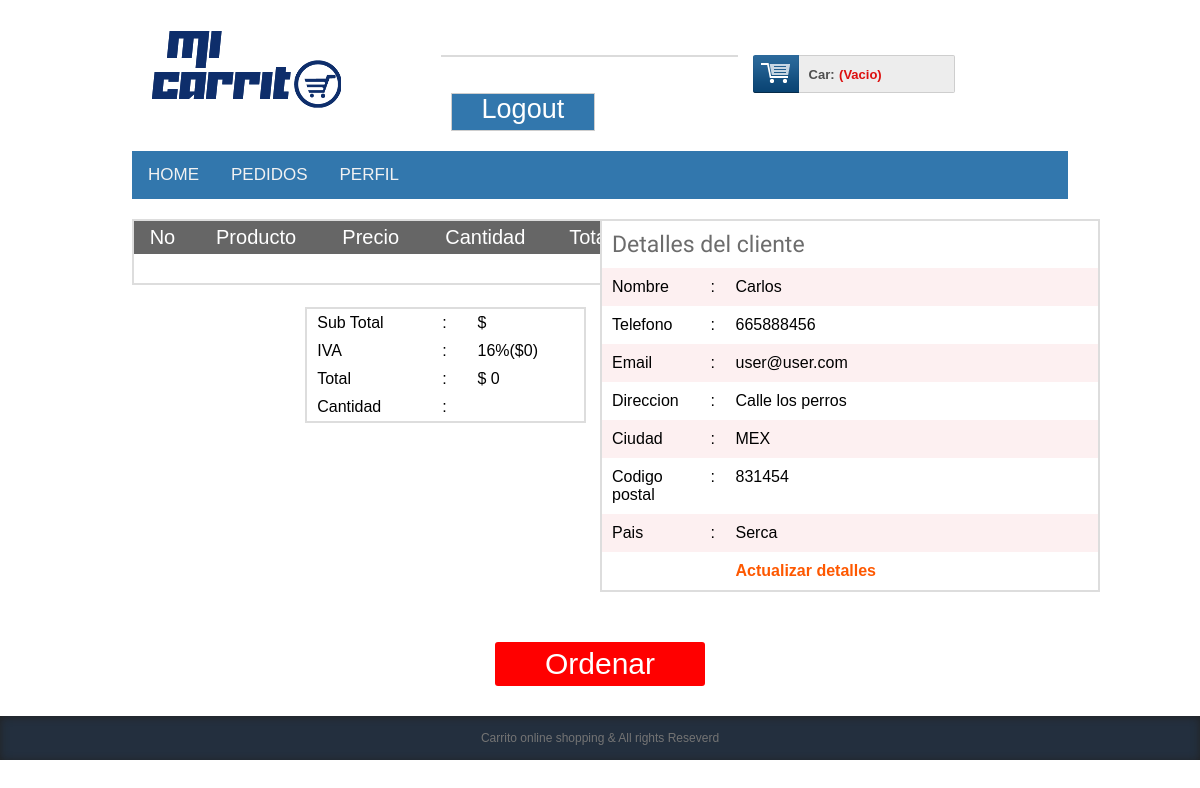
The app's page /paymentoffline.php (signed in) with its own data.
### tables this page shows
CREATE TABLE IF NOT EXISTS `tbl_customer` (
  `id` int NOT NULL AUTO_INCREMENT,
  `name` varchar(255) NOT NULL,
  `address` text NOT NULL,
  `city` varchar(30) NOT NULL,
  `country` varchar(30) NOT NULL,
  `zip` varchar(30) NOT NULL,
  `phone` varchar(30) NOT NULL,
  `email` varchar(255) NOT NULL,
  `pass` varchar(32) NOT NULL,
  PRIMARY KEY (`id`)
);

### classess/Customer.php (called while the page is built, shortened)
<?php
$filepath = realpath(dirname(__FILE__));
include_once ($filepath.'/../lib/Database.php');
?>
<?php
class Customer{
private $db;
	public function __construct()
	{
		$this->db = new Database();
	}
public function getCustomerData($id){
	$query = "SELECT * FROM tbl_customer WHERE id = '$id'";
		$result = $this->db->select($query);
		return $result;
}
}
?>

### lib/Database.php (called while the page is built, shortened)
<?php
Class Database{
 public $host   = DB_HOST;
 public $user   = DB_USER;
 public $pass   = DB_PASS;
 public $dbname = DB_NAME;
 public $link;
private function connectDB(){
 $this->link = new mysqli($this->host, $this->user, $this->pass,
  $this->dbname);
 }
public function select($query){
  $result = $this->link->query($query) or
   die($this->link->error.__LINE__);
  if($result->num_rows > 0){
    return $result;
  } else {
    return false;
  }
 }
}

### lib/Session.php (called while the page is built, shortened)
<?php
class Session{
 public static function get($key){
  if (isset($_SESSION[$key])) {
   return $_SESSION[$key];
  } else {
   return false;
  }
 }
}
?>

### paymentoffline.php (the view, shortened to what this page needs)
<?php include 'inc/header.php';?>
 <div class="main">
    <div class="content">
    	<div class="section group">
    	<div class="division">
            <table class="tblone">
                            <tr>
                                <th>No</th>
                                <th>Producto</th>
                                <th>Precio</th>
                                <th>Cantidad</th>
                                <th>Total</th>
                            </tr>
                            <tr>
                        </table>
                        <table class="tbltwo">
                            <tr>
                                <td>Sub Total</td>
                                <td>:</td>
                                <td>$ <?php echo $sum; ?></td>
                            </tr>
                            <tr>
                                <td>IVA</td>
                                <td>:</td>
                                <td>16%($<?php echo $vat = $sum * 0.16; ?>)</td>
                            </tr>
                            <tr>
                                <td>Total</td>
                                <td>:</td>
                                <td>$
                                    <?php
                                    $vat = $sum * 0.16;
                                    $gtotal = $sum + $vat;
                                    echo $gtotal;
                                     ?>
                                </td>
                            </tr>
                             <tr>
                                <td>Cantidad</td>
                                <td>:</td>
                                <td><?php echo $qty; ?></td>
                            </tr>
                       </table>
        </div>
        <div class="division">
            <?php
            $id = Session::get("cmrId");
            $getdata = $cmr->getCustomerData($id);
            if ($getdata) {
                while ($result = $getdata->fetch_assoc()) {
             ?>
                <table class="tblone">
                    <tr>
                        <td colspan="3"><h2>Detalles del cliente</h2></td>
                    </tr>
                    <tr>
                        <td width="20%">Nombre</td>
                        <td width="5%">:</td>
                        <td><?php echo $result['name'];?></td>
                    </tr>
                    <tr>
                        <td>Telefono</td>
                        <td>:</td>
                        <td><?php echo $result['phone'];?></td>
                    </tr>
                    <tr>
                        <td>Email</td>
                        <td>:</td>
                        <td><?php echo $result['email'];?></td>
                    </tr>
                    <tr>
                        <td>Direccion</td>
                        <td>:</td>
                        <td><?php echo $result['address'];?></td>
                    </tr>
                    <tr>
                        <td>Ciudad</td>
                        <td>:</td>
                        <td><?php echo $result['city'];?></td>
                    </tr>
                    <tr>
                        <td>Codigo postal</td>
                        <td>:</td>
                        <td><?php echo $result['zip'];?></td>
                    </tr>
                    <tr>
                        <td>Pais</td>
                        <td>:</td>
                        <td><?php echo $result['country'];?></td>
                    </tr>
                    <tr>
                        <td></td>
                        <td></td>
                        <td><a href="editprofile.php">Actualizar detalles</a></td>
                    </tr>
                </table>
            <?php }} ?>
        </div>
 		</div>
 	</div>
    <div class="ordernow"><a href="?orderid=Order">Ordenar</a></div>
	</div>
  <?php include 'inc/footer.php';?>

### css/newstyle.css (style rules this page uses)
html,body,div,span,applet,object,iframe,h1,h2,h3,h4,h5,h6,p,blockquote,pre,a,abbr,acronym,address,big,cite,code,del,dfn,em,img,ins,kbd,q,s,samp,small,strike,strong,sub,sup,tt,var,b,u,i,dl,dt,dd,ol,nav ul,nav li,fieldset,form,label,legend,table,caption,tbody,tfoot,thead,tr,th,td,article,aside,canvas,details,embed,figure,figcaption,footer,header,hgroup,menu,nav,output,ruby,section,summary,time,mark,audio,video { margin:0;padding:0;border:0;font-size:100%;font:inherit;vertical-align:baseline; }
table { border-collapse:collapse;border-spacing:0; }
a { text-decoration:none; }
body { font-family:Arial, Helvetica, sans-serif; background:url(../images/body_bg.jpg); }
.section { clear: both; padding: 0px; margin: 0px; }
.group:before, .group:after { content:""; display:table; }
.group:after { clear:both; }
.group { zoom:1; }
.content { padding:20px 0; background:#FFF; }
.content h2 { font-size:23px; color:#6C6C6C; font-family: 'Monda', sans-serif; }
.tblone { border: 1px solid #fff; margin-bottom: 12px; width: 100%; }
.tblone th { background: #666 none repeat scroll 0 0; color: #fff; font-size: 20px; padding: 5px 8px; text-align: center; }
.tblone td { padding:10px;text-align:center; }
table.tblone tr:nth-child(2n+1) { background:#fff;height:30px; }
table.tblone tr:nth-child(2n) { background:#fdf0f1;height:30px; }
table.tblone a { color: #fe5800; font-weight: bold; text-decoration: none; }

### css/tougle.css (style rules this page uses)
body { margin: 0; font-family: Arial, Helvetica, sans-serif; }

### paymentoffline.php (style rules this page uses)
.division { width: 50%;float: left; }
.tblone { width: 500px;margin: 0 auto;border: 2px solid #ddd;margin-bottom: 10px; }
.tblone tr td { text-align: justify; }
.tbltwo { float: right;text-align: left;width: 60%;border: 2px solid #ddd;margin-right: 14px;margin-top: 12px; }
.tbltwo tr td { text-align: justify;padding: 5px 10px; }
.ordernow { padding-bottom: 30px; }
.ordernow a { width: 200px;margin: 20px auto 0;text-align: center;padding: 5px;font-size: 30px;display: block;background: #ff0000;color: #fff;border-radius: 3px; }

### records on screen
tbl_customer: name "Carlos", phone "665888456", email "user@user.com", address "Calle los perros", city "MEX", zip "831454", country "Serca"

### other values on screen
$vat = $sum * 0.16 "0"
$gtotal "0"
